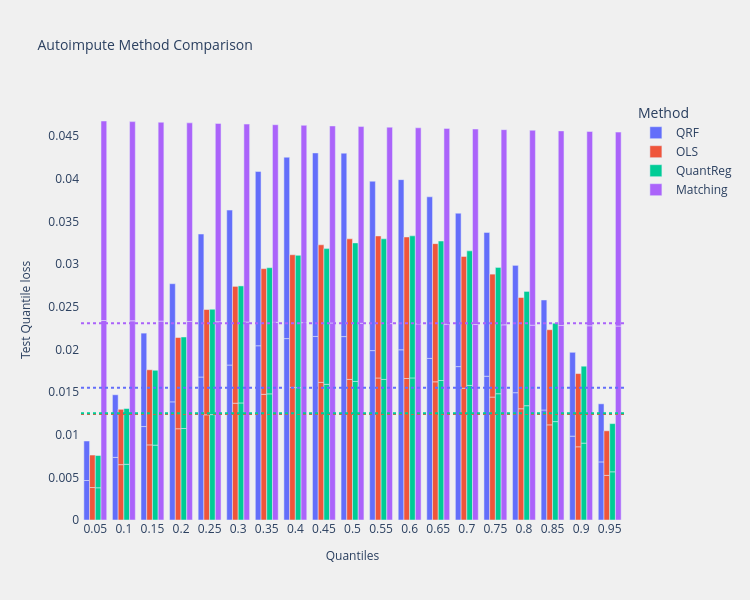

The cell this chart's notebook holds for it:
### Markdown cell above
## Visualizing method comparison

Visualize how different methods perform across quantiles provides insight into which methods are most appropriate for different parts of the distribution.

### Code cell
# Extract the quantiles used in the evaluation
comparison_viz = method_comparison_results(
    data=results.cv_results,
    metric="quantile_loss",
    data_format="wide",
)
fig = comparison_viz.plot(
    title="Autoimpute Method Comparison",
    show_mean=True,
)
fig.show()

### Figure 1 — Plotly figure (JSON) as saved in the notebook; plotly's stock layout.template omitted (floating-point values rounded to 4 significant figures)
{"data": [{"alignmentgroup": "True", "hovertemplate": "Method=QRF<br>Quantiles=%{x}<br>Test Quantile loss=%{y}<extra></extra>", "legendgroup": "QRF", "marker": {"color": "#636EFA", "pattern": {"shape": ""}}, "name": "QRF", "offsetgroup": "QRF", "orientation": "v", "showlegend": true, "textposition": "auto", "type": "bar", "x": ["0.05", "0.05", "0.1", "0.1", "0.15", "0.15", "0.2", "0.2", "0.25", "0.25", "0.3", "0.3", "0.35", "0.35", "0.4", "0.4", "0.45", "0.45", "0.5", "0.5", "0.55", "0.55", "0.6", "0.6", "0.65", "0.65", "0.7", "0.7", "0.75", "0.75", "0.8", "0.8", "0.85", "0.85", "0.9", "0.9", "0.95", "0.95"], "xaxis": "x", "y": [0.004632, 0.004632, 0.007342, 0.007342, 0.01096, 0.01096, 0.01385, 0.01385, 0.01677, 0.01677, 0.01817, 0.01817, 0.02043, 0.02043, 0.02127, 0.02127, 0.02152, 0.02152, 0.02151, 0.02151, 0.01986, 0.01986, 0.01996, 0.01996, 0.01895, 0.01895, 0.01799, 0.01799, 0.01686, 0.01686, 0.01493, 0.01493, 0.0129, 0.0129, 0.009832, 0.009832, 0.006812, 0.006812], "yaxis": "y"}, {"alignmentgroup": "True", "hovertemplate": "Method=OLS<br>Quantiles=%{x}<br>Test Quantile loss=%{y}<extra></extra>", "legendgroup": "OLS", "marker": {"color": "#EF553B", "pattern": {"shape": ""}}, "name": "OLS", "offsetgroup": "OLS", "orientation": "v", "showlegend": true, "textposition": "auto", "type": "bar", "x": ["0.05", "0.05", "0.1", "0.1", "0.15", "0.15", "0.2", "0.2", "0.25", "0.25", "0.3", "0.3", "0.35", "0.35", "0.4", "0.4", "0.45", "0.45", "0.5", "0.5", "0.55", "0.55", "0.6", "0.6", "0.65", "0.65", "0.7", "0.7", "0.75", "0.75", "0.8", "0.8", "0.85", "0.85", "0.9", "0.9", "0.95", "0.95"], "xaxis": "x", "y": [0.003809, 0.003809, 0.00649, 0.00649, 0.008808, 0.008808, 0.0107, 0.0107, 0.01234, 0.01234, 0.0137, 0.0137, 0.01474, 0.01474, 0.01555, 0.01555, 0.01613, 0.01613, 0.01649, 0.01649, 0.01665, 0.01665, 0.01659, 0.01659, 0.0162, 0.0162, 0.01545, 0.01545, 0.01442, 0.01442, 0.01304, 0.01304, 0.01116, 0.01116, 0.008585, 0.008585, 0.00523, 0.00523], "yaxis": "y"}, {"alignmentgroup": "True", "hovertemplate": "Method=QuantReg<br>Quantiles=%{x}<br>Test Quantile loss=%{y}<extra></extra>", "legendgroup": "QuantReg", "marker": {"color": "#00CC96", "pattern": {"shape": ""}}, "name": "QuantReg", "offsetgroup": "QuantReg", "orientation": "v", "showlegend": true, "textposition": "auto", "type": "bar", "x": ["0.05", "0.05", "0.1", "0.1", "0.15", "0.15", "0.2", "0.2", "0.25", "0.25", "0.3", "0.3", "0.35", "0.35", "0.4", "0.4", "0.45", "0.45", "0.5", "0.5", "0.55", "0.55", "0.6", "0.6", "0.65", "0.65", "0.7", "0.7", "0.75", "0.75", "0.8", "0.8", "0.85", "0.85", "0.9", "0.9", "0.95", "0.95"], "xaxis": "x", "y": [0.00378, 0.00378, 0.006536, 0.006536, 0.008779, 0.008779, 0.01073, 0.01073, 0.01236, 0.01236, 0.01373, 0.01373, 0.01479, 0.01479, 0.01552, 0.01552, 0.01591, 0.01591, 0.01625, 0.01625, 0.01649, 0.01649, 0.01666, 0.01666, 0.01636, 0.01636, 0.01578, 0.01578, 0.01481, 0.01481, 0.0134, 0.0134, 0.01154, 0.01154, 0.009017, 0.009017, 0.005651, 0.005651], "yaxis": "y"}, {"alignmentgroup": "True", "hovertemplate": "Method=Matching<br>Quantiles=%{x}<br>Test Quantile loss=%{y}<extra></extra>", "legendgroup": "Matching", "marker": {"color": "#AB63FA", "pattern": {"shape": ""}}, "name": "Matching", "offsetgroup": "Matching", "orientation": "v", "showlegend": true, "textposition": "auto", "type": "bar", "x": ["0.05", "0.05", "0.1", "0.1", "0.15", "0.15", "0.2", "0.2", "0.25", "0.25", "0.3", "0.3", "0.35", "0.35", "0.4", "0.4", "0.45", "0.45", "0.5", "0.5", "0.55", "0.55", "0.6", "0.6", "0.65", "0.65", "0.7", "0.7", "0.75", "0.75", "0.8", "0.8", "0.85", "0.85", "0.9", "0.9", "0.95", "0.95"], "xaxis": "x", "y": [0.02339, 0.02339, 0.02336, 0.02336, 0.02332, 0.02332, 0.02328, 0.02328, 0.02325, 0.02325, 0.02321, 0.02321, 0.02318, 0.02318, 0.02314, 0.02314, 0.0231, 0.0231, 0.02307, 0.02307, 0.02303, 0.02303, 0.023, 0.023, 0.02296, 0.02296, 0.02292, 0.02292, 0.02289, 0.02289, 0.02285, 0.02285, 0.02281, 0.02281, 0.02278, 0.02278, 0.02274, 0.02274], "yaxis": "y"}], "layout": {"barmode": "group", "height": 600, "legend": {"title": {"text": "Method"}, "tracegroupgap": 0}, "paper_bgcolor": "#F0F0F0", "plot_bgcolor": "#F0F0F0", "shapes": [{"line": {"color": "#636EFA", "dash": "dot", "width": 2}, "name": "QRF Mean", "type": "line", "x0": -0.5, "x1": 18.5, "y0": 0.0155, "y1": 0.0155}, {"line": {"color": "#EF553B", "dash": "dot", "width": 2}, "name": "OLS Mean", "type": "line", "x0": -0.5, "x1": 18.5, "y0": 0.01243, "y1": 0.01243}, {"line": {"color": "#00CC96", "dash": "dot", "width": 2}, "name": "QuantReg Mean", "type": "line", "x0": -0.5, "x1": 18.5, "y0": 0.01253, "y1": 0.01253}, {"line": {"color": "#AB63FA", "dash": "dot", "width": 2}, "name": "Matching Mean", "type": "line", "x0": -0.5, "x1": 18.5, "y0": 0.02307, "y1": 0.02307}], "title": {"font": {"size": 14}, "text": "Autoimpute Method Comparison"}, "width": 750, "xaxis": {"anchor": "y", "domain": [0, 1], "showgrid": false, "title": {"font": {"size": 12}, "text": "Quantiles"}, "zeroline": false}, "yaxis": {"anchor": "x", "domain": [0, 1], "showgrid": false, "title": {"font": {"size": 12}, "text": "Test Quantile loss"}, "zeroline": false}}}
